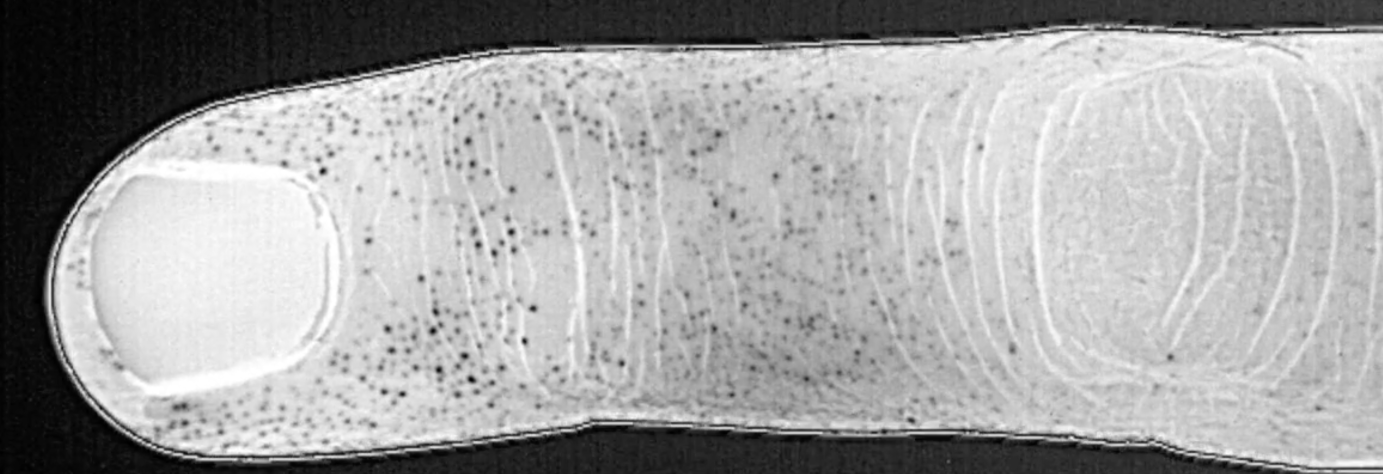
#> input picture images/finger1.png, 2766 x 948 px (shown at 1/2 size)
$ python -i SweatPorePreprocessing.py   (imports and definitions only)
#> lines starting #> are read from the running program, lines starting #| are printed output that depends on the picture; after the words box and inside, x2 and y2 are one past the last pixel; in counts of white or black regions, pixels touching at a corner belong together
#> further down, picture is the input picture: shape (948, 2766, 3); min 0, max 255, mean 163
import cv2
import imutils
import argparse
import os
import shutil
import numpy as np
from skimage.util import random_noise

class Preprocessing:
    def __init__(self):
        pass

    # [65 lines left out: functions process_image, isolate_sweat_pores, not called in this run]

    def centroid(self, contour_image):
        """
        Function to compute the centroid of the isolated sweat pore images
        Input:
            contour_image - Isolated regions of sweat pores with black mask as background
        Output:
            coordinate_filename - Centroid coordinate filename
        """
        # https://pyimagesearch.com/2016/02/01/opencv-center-of-contour/
        # For non greyscaled images (circled images)
        # Load the image, convert it to grayscale, blur it slightly, and threshold it
        image = cv2.cvtColor(contour_image, cv2.COLOR_BGR2GRAY)
        blurred = cv2.GaussianBlur(image, (5, 5), 0)
        thresh = cv2.threshold(blurred, 60, 255, cv2.THRESH_BINARY)[1] # Intensity upper threshold = 60
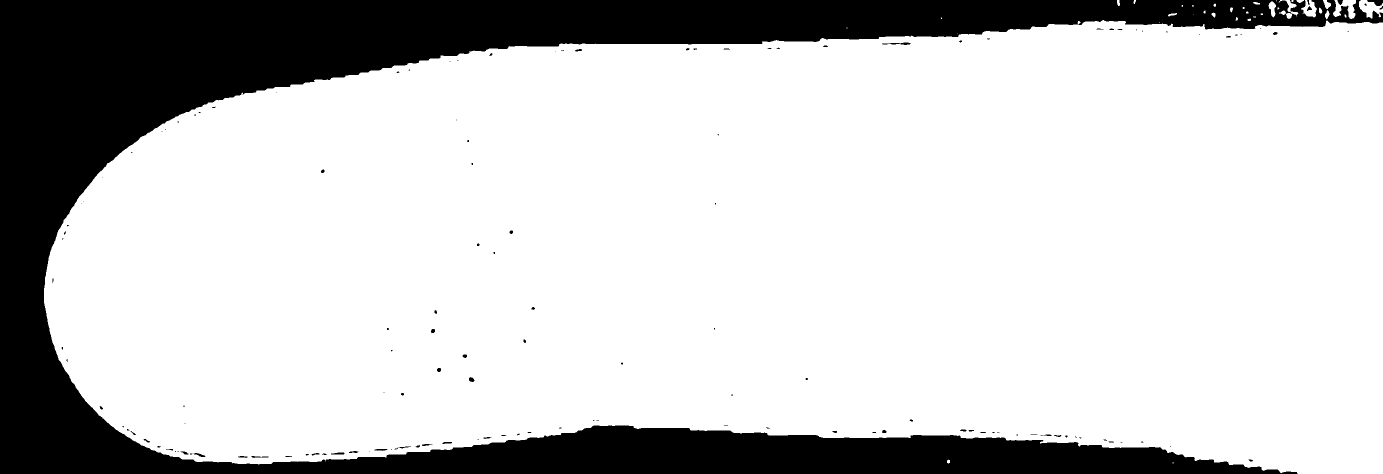
#> thresh: shape (948, 2766) (shown at 1/2 size); 78.9% white; 141 black regions (86 under 20 px)

        # For Grey scaled image
        # Load the grayscale filtered image
        # grey = cv2.imread(self.isolated_sp, cv2.IMREAD_GRAYSCALE)
        # thresh = cv2.threshold(grey, 60, 255, cv2.THRESH_BINARY)[1]

        # find contours in the thresholded image
        cnts, _ = cv2.findContours(thresh, cv2.RETR_EXTERNAL, cv2.CHAIN_APPROX_SIMPLE)
#> cnts = 39 contours, 22 with area under 20; largest, box (x1, y1, x2, y2) and area: (88, 40, 2766, 948) 2062764, (2718, 0, 2766, 37) 941, (2666, 0, 2712, 38) 848, (2602, 0, 2634, 35) 617, (2557, 0, 2597, 38) 338

        # Create a copy of the contour image to draw centroids on
        contour_image = cv2.cvtColor(image, cv2.COLOR_GRAY2BGR)

        coordinate_filename = "centroid_coordinates.txt"
        # For creating GroundTruth files
        with open(coordinate_filename, "w") as file:
            # Write the header
            file.write("y\tx\n")

            # Loop over the contours
            for c in cnts:
                # Compute the area of the contour
                area = cv2.contourArea(c)

                # Skip processing if the contour area is zero
                if (area == 0):
                    continue

                # Compute the center of the contour
                M = cv2.moments(c)
                cX = int(M["m10"] / M["m00"])
                cY = int(M["m01"] / M["m00"])

                # Write the coordinates to the file
                file.write(f"{cY}\t{cX}\n")  # For some reason, the PoreGroundTruthMarked images must be in (Y X) format instead of (X Y)

                # Draw the contour and centroid on the image for visualization
                cv2.drawContours(contour_image, [c], -1, (255, 0, 0), 1) # Blue Contour
                cv2.circle(contour_image, (cX, cY), 0, (0, 0, 255), -1) # Red Centroid
#> this loop made 39 passes
#> (area, cX, cY) on passes 2, 7, 15, 16, 18, 20, 21, 23, 28, 29, 30, 31: (27.5, 1896, 922), (2062764, 1513, 497), (46.5, 2344, 28), (42, 2426, 29), (54.5, 2565, 24), (82, 2653, 29), (44, 2640, 21), (30.5, 2462, 18), (34, 2512, 6), (254, 2544, 16), (941, 2739, 15), (847.5, 2690, 15)
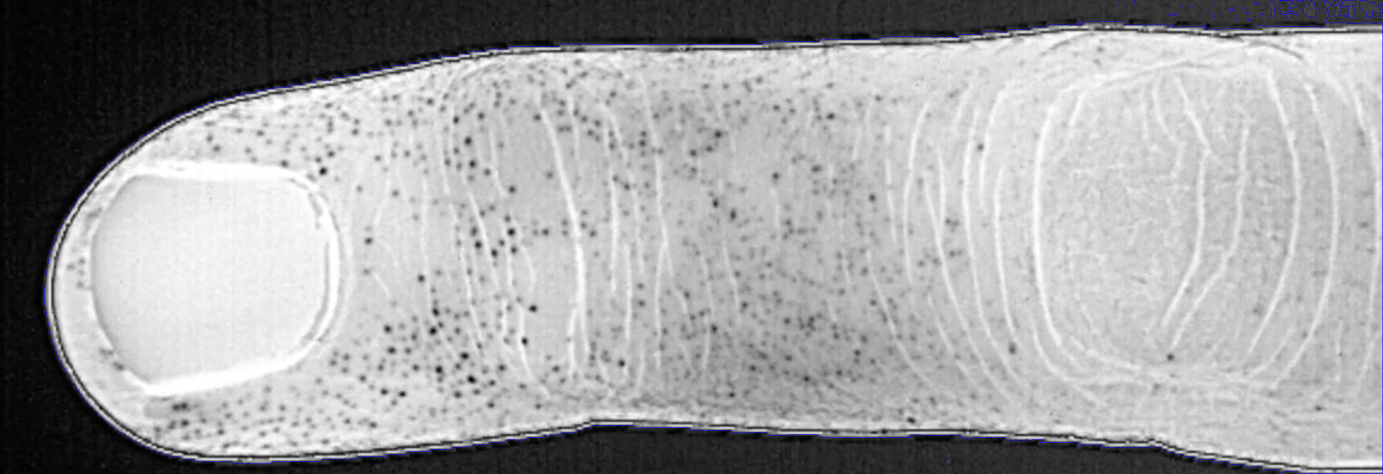
#> contour_image: shape (948, 2766, 3) (shown at 1/2 size); 0.3% of pixels changed, all inside (x1, y1, x2, y2) = (88, 0, 2766, 948)

        # Save contour and centroid image
        #cv2.imwrite("centroids_RGcircles.png", contour_image)

        return coordinate_filename

    # [51 lines left out: function data_augmentation, not called in this run]

# [10 lines not run here, left out]

>>> import cv2
>>> picture = cv2.imread('images/finger1.png')
>>> result = Preprocessing().centroid(picture)
#> result = 'centroid_coordinates.txt'
